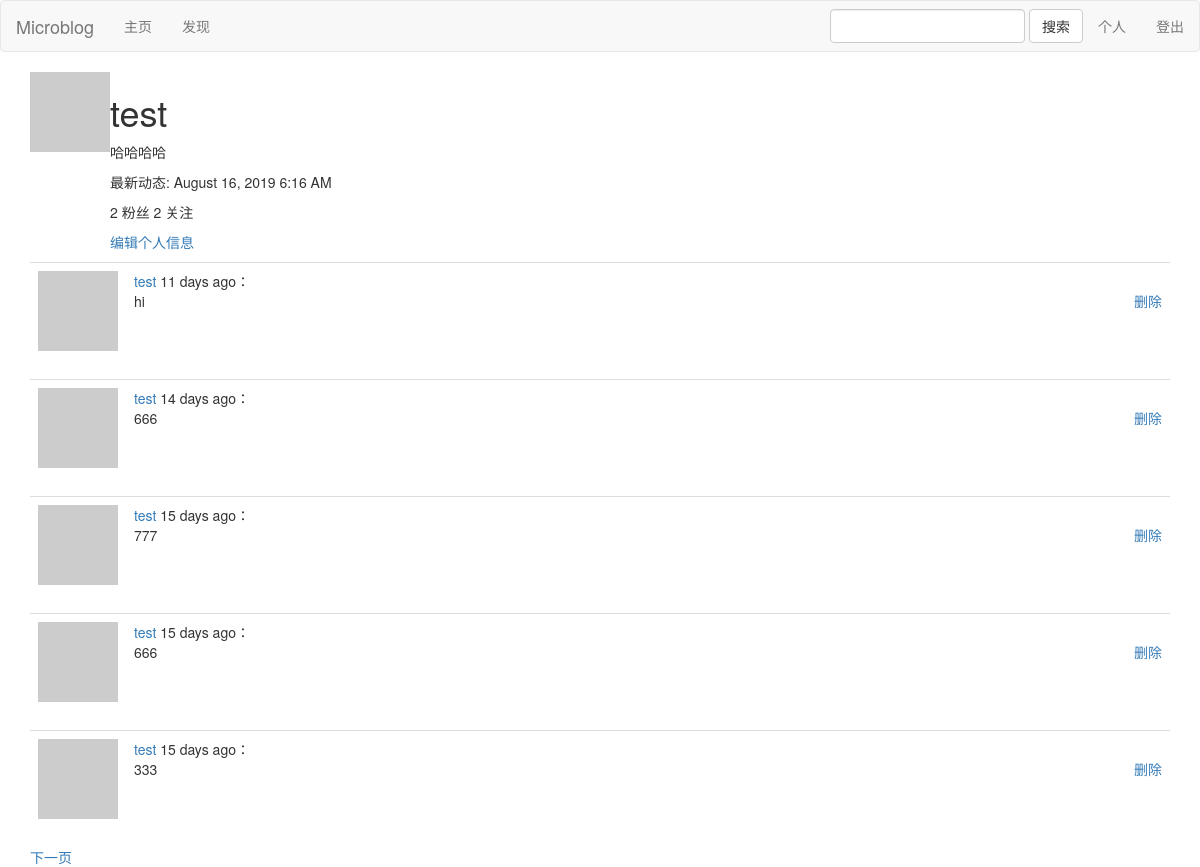
The page /user/test (signed in) on the database as committed earlier.
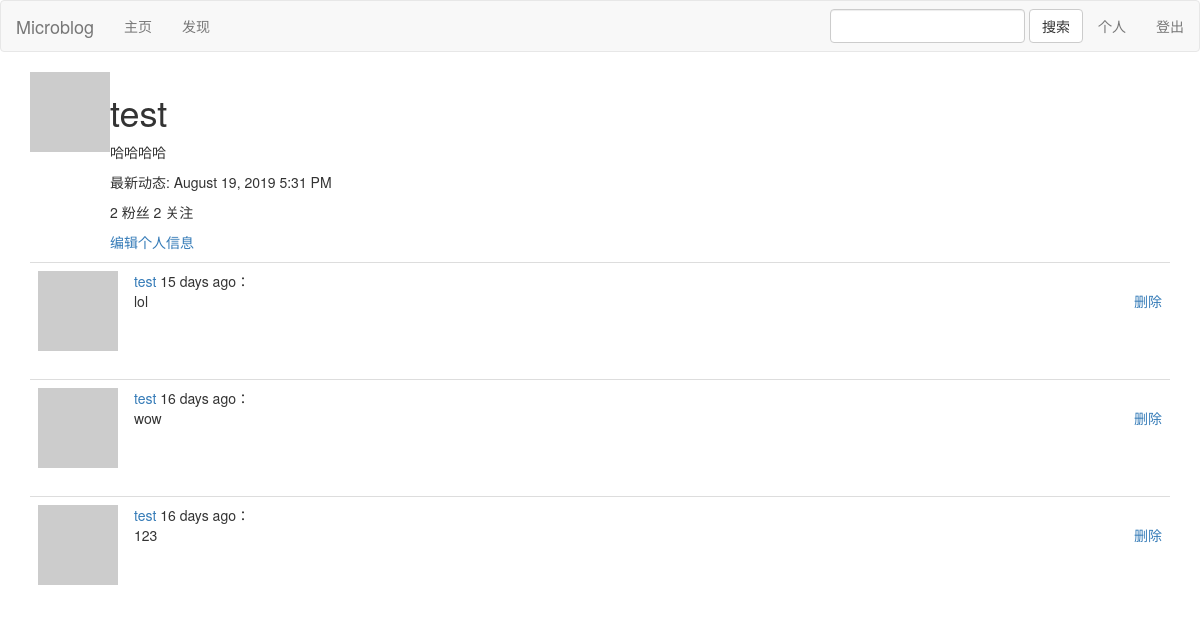
The same page on the database as committed later.
### app/models.py (models this page shows, shortened)
class User(UserMixin, db.Model):
    id = db.Column(db.Integer, primary_key=True)
    username = db.Column(db.String(64), index=True, unique=True)
    email = db.Column(db.String(120), index=True, unique=True)
    password_hash = db.Column(db.String(128))
    about_me = db.Column(db.String(140))
    last_seen = db.Column(db.DateTime, default=datetime.utcnow)
    posts = db.relationship('Post', backref='author', lazy='dynamic')
    def avatar(self, size):
        digest = md5(self.email.lower().encode('utf-8')).hexdigest()
        return 'https://www.gravatar.com/avatar/{}?d=identicon&s={}'.format(
            digest, size)
    followed = db.relationship(
        'User', secondary=followers,
        primaryjoin=(followers.c.follower_id == id),
        secondaryjoin=(followers.c.followed_id == id),
        backref=db.backref('followers', lazy='dynamic'), lazy='dynamic')

class Post(db.Model):
    __searchable__ = ['body']
    id = db.Column(db.Integer, primary_key=True)
    body = db.Column(db.String(140))
    timestamp = db.Column(db.DateTime, index=True, default=datetime.utcnow)
    user_id = db.Column(db.Integer, db.ForeignKey('user.id'))

### app/main/routes.py (the view)
@bp.route('/user/<username>')
@login_required
def user(username):
    user = User.query.filter_by(username=username).first_or_404()
    page = request.args.get('page', 1, type=int)
    posts = user.posts.order_by(Post.timestamp.desc()).paginate(
        page, current_app.config['POSTS_PER_PAGE'], False)
    next_url = url_for('main.user', username=user.username,
                    page=posts.next_num) if posts.has_next else None
    prev_url = url_for('main.user', username=user.username,
                    page=posts.prev_num) if posts.has_prev else None
    return render_template('user.html', user=user, posts=posts.items,
                        next_url=next_url, prev_url=prev_url)

### app/main/forms.py
class SearchForm(FlaskForm):
    keyword = StringField('')
    sumit = SubmitField('搜索')

### app/main/routes.py (called while the page is built)
@bp.before_app_request
def before_request():
    if current_user.is_authenticated:
        current_user.last_seen = datetime.utcnow()
        db.session.commit()
        g.search_form = SearchForm()

### app/models.py (called while the page is built)
@login.user_loader
def load_user(id):
    return User.query.get(int(id))

### app/templates/user.html (shortened to what this page needs)
{% extends "base.html" %}
{% block app_content %}
    <table>
        <tr valign="top">
            <td><img src="{{ user.avatar(128) }}"></td>
            <td>
                <h1>{{ user.username }}</h1>
                {% if user.about_me %}<p>{{ user.about_me }}</p>{% endif %}
                {% if user.last_seen %}<p>最新动态: {{ moment(user.last_seen).format('LLL') }}</p>{% endif %}
                <p>{{ user.followers.count() }} 粉丝  {{ user.followed.count() }} 关注</p>
                {% if user == current_user %}
                <p><a href="{{ url_for('main.edit_profile') }}">编辑个人信息</a></p>
                {% elif not current_user.is_following(user) %}
                <p><a href="{{ url_for('main.follow', username=user.username) }}">关注</a></p>
                {% else %}
                <p><a href="{{ url_for('main.unfollow', username=user.username) }}">取消关注</a></p>
                {% endif %}
            </td>
        </tr>
    </table>
    {% for post in posts %}
        {% include '_post.html' %}
    {% endfor %}
    {% if next_url %}
    <a href="{{ next_url }}">下一页</a>
    {% endif %}
{% endblock %}

### app/templates/_post.html
<table class="table table-hover">
    <tr>
        <td width="70px">
            <a href="{{ url_for('main.user', username=post.author.username) }}">
                <img src="{{ post.author.avatar(70) }}" />
            </a>
        </td>
        <td>
            {% if g.search_form %}
            <span class="user_popup" data-placement="top">
                <a href="{{ url_for('main.user', username=post.author.username) }}">
                    {{ post.author.username }}
                </a>
            </span>
            {% else %}
            <span>
                <a href="{{ url_for('main.user', username=post.author.username) }}">
                    {{ post.author.username }}
                </a>
            </span>
            {% endif %}
            {{ moment(post.timestamp).fromNow() }}：
            <br>
            {{ post.body }}
            {% if current_user==post.author %}
            <div class="col-mde-3 pull-right">
                <a href="{{ url_for('main.delete_post', post_id=post.id, username=post.author.username) }}">删除</a>
            </div>
            {% endif %}
        </td>
    </tr>
</table>

Rows that differ between the two databases and show on the page:
removed Post: author.username "test", timestamp "11 days ago", body "hi"
removed Post: author.username "test", timestamp "14 days ago", body "666"
removed Post: author.username "test", timestamp "15 days ago", body "777"
removed Post: author.username "test", timestamp "15 days ago", body "666"
removed Post: author.username "test", timestamp "15 days ago", body "333"
changed User "test": last_seen "August 16, 2019 6:16 AM" → "August 19, 2019 5:31 PM"
now on this page (row unchanged): Post: author.username "test", timestamp "15 days ago", body "lol"
now on this page (row unchanged): Post: author.username "test", timestamp "16 days ago", body "wow"
now on this page (row unchanged): Post: author.username "test", timestamp "16 days ago", body "123"
Other text that changed with them:
text no longer shown: "下一页"
